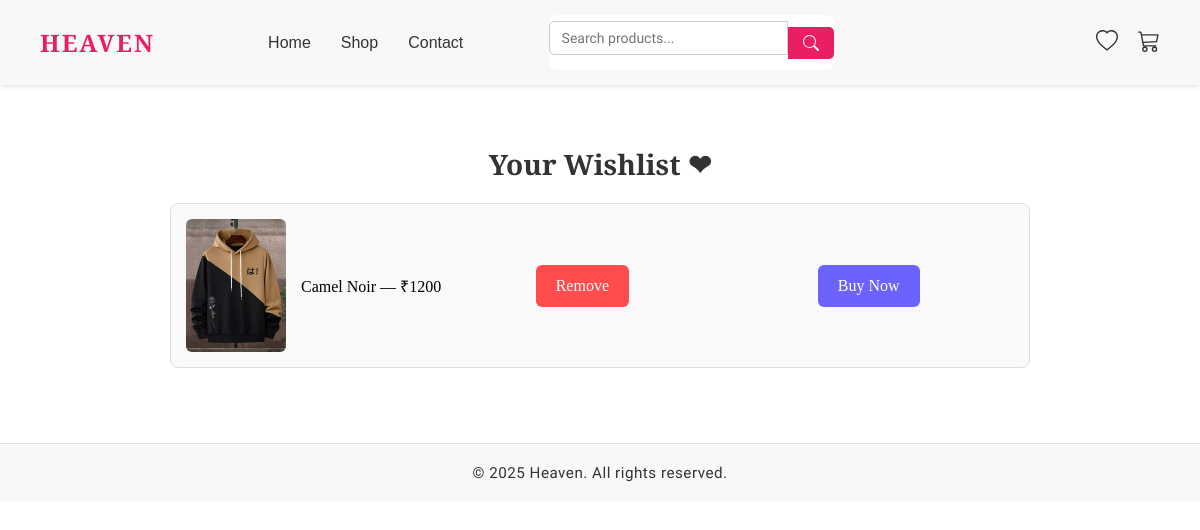
/wishlist, run on the app's committed database.
### tables this page shows
CREATE TABLE shop (
        id INTEGER PRIMARY KEY AUTOINCREMENT,
        name TEXT,
        price INTEGER,
        image TEXT
    );

### app.py (the view)
@app.route('/wishlist')
def wishlist():
    conn = get_db_connection()
    heart_items = conn.execute("""
        SELECT h.id AS heart_id,
               h.product_id,
               s.name,
               s.price,
               s.image
        FROM heart h
        JOIN shop s ON h.product_id = s.id
        ORDER BY h.id DESC
    """).fetchall()
    conn.close()
    return render_template('heart.html', heart_items=heart_items)

### app.py (called while the page is built)
def get_db_connection():
    conn = sqlite3.connect("ecommerce.db")
    conn.row_factory = sqlite3.Row
    return conn

### templates/heart.html (shortened to what this page needs)
{% extends "base.html" %}
{% block content %}
{% include 'nav1.html' %}
<div class="wishlist-container">
<h1>Your Wishlist ❤</h1>
{% if heart_items|length == 0 %}
  <p>Your wishlist is empty. <a href="{{ url_for('shop_page') }}">Go shopping</a>.</p>
{% else %}
  <ul>
    {% for item in heart_items %}
      <li>
        <img src="{{ url_for('static', filename='images/' + item.image) }}" alt="{{ item.name }}" width="100">
        {{ item.name }} — ₹{{ item.price }}
        <form action="{{ url_for('remove_from_heart') }}" method="POST" style="display:inline;">
          <button type="submit" class="btn-remove">Remove</button>
        </form>
        <form action="{{ url_for('buy_now') }}" method="GET" style="display:inline;">
          <button type="submit">Buy Now</button>
        </form>
      </li>
    {% endfor %}
  </ul>
{% endif %}
</div>
{% endblock %}

### static/css/shop.css (style rules this page uses)
h1 { font-family: 'Playfair Display', serif; text-align: center; }
.btn-remove { background: #ff4d4d; color: #fff; border: none; padding: 8px 14px; border-radius: 6px; cursor: pointer; font-size: 14px; transition: background 0.3s ease; }
.wishlist-container { max-width: 900px; margin: 40px auto; padding: 20px; font-family: 'Raleway', sans-serif; }
.wishlist-container h1 { font-size: 28px; margin-bottom: 20px; color: #333; text-align: center; }
.wishlist-container ul { list-style: none; padding: 0; margin: 0; }
.wishlist-container ul li { display: flex; align-items: center; justify-content: space-between; background: #f9f9f9; border: 1px solid #ddd; margin-bottom: 15px; padding: 15px; border-radius: 8px; transition: box-shadow 0.3s ease; }
.wishlist-container ul li img { border-radius: 6px; margin-right: 15px; }
.btn-remove { background: #ff4d4d; color: #fff; border: none; padding: 12px 20px; border-radius: 6px; cursor: pointer; font-size: 16px; transition: background 0.3s ease; }
form { background: #fff; border-radius: 8px; max-width: 500px; margin: 0 auto; font-family: 'Raleway', sans-serif; align-items: center; }
form button { background: #6c63ff; color: #fff; padding: 12px 20px; border: none; border-radius: 6px; font-size: 16px; cursor: pointer; transition: background 0.3s ease; }

### static/css/style.css (style rules this page uses)
* { margin: 0; padding: 0; box-sizing: border-box; font-family: 'Playfair Display', serif; font: bolder; }

### data on the page
shop: image (picture), name "Camel Noir", price "1200"
